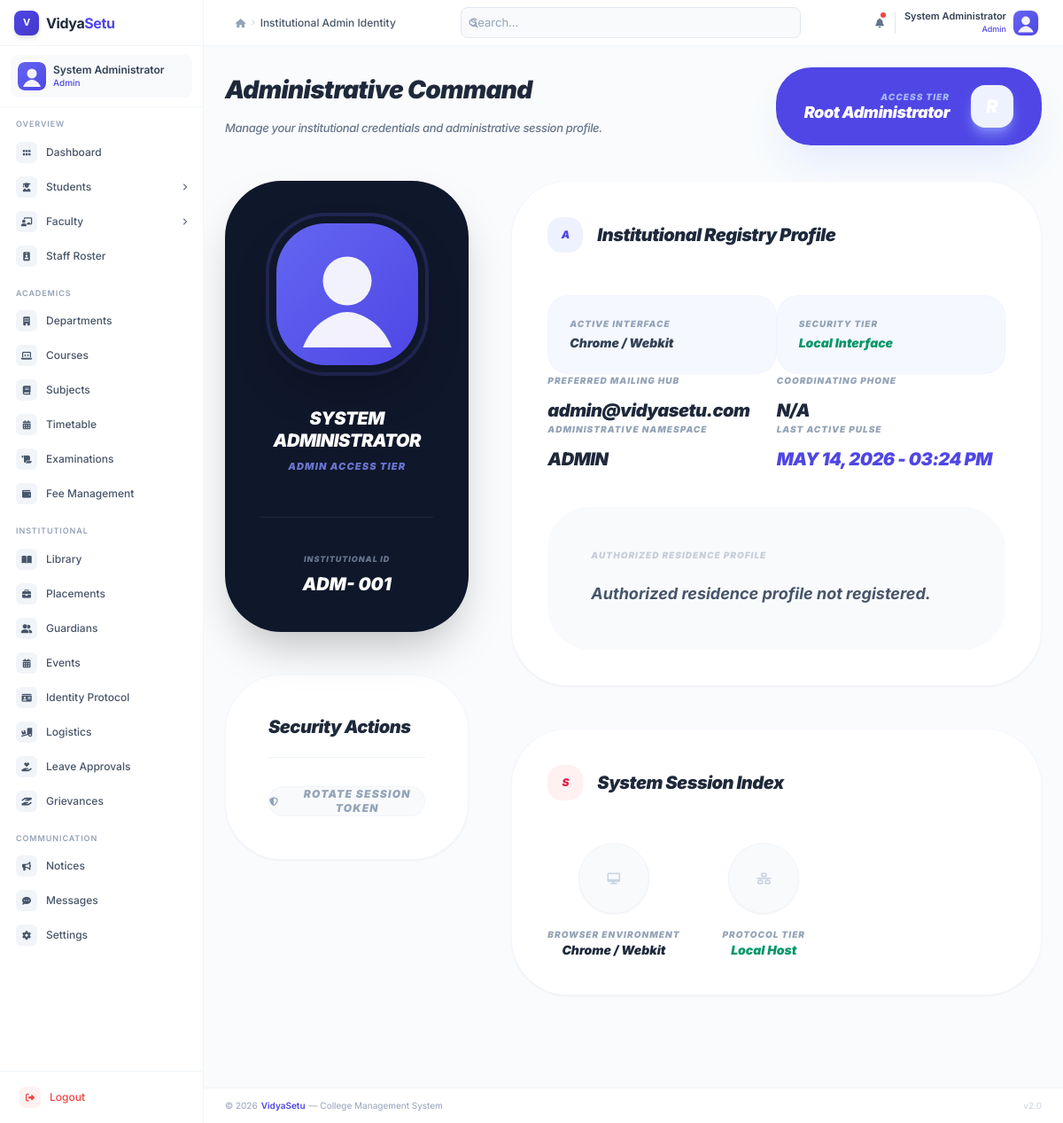
Screenshot of /admin/profile.php (signed in) with the database file from the repository.
### tables this page shows
CREATE TABLE `users` (
  `id` int(11) NOT NULL AUTO_INCREMENT,
  `username` varchar(50) NOT NULL UNIQUE,
  `email` varchar(100) NOT NULL UNIQUE,
  `password` varchar(255) NOT NULL,
  `role` enum('admin','student','teacher','librarian','accountant','staff','parent') NOT NULL,
  `full_name` varchar(100) NOT NULL,
  `profile_pic` varchar(255) DEFAULT 'default_profile.svg',
  `phone` varchar(15) DEFAULT NULL,
  `address` text DEFAULT NULL,
  `status` enum('active','inactive') DEFAULT 'active',
  `created_at` timestamp DEFAULT CURRENT_TIMESTAMP,
  `updated_at` timestamp DEFAULT CURRENT_TIMESTAMP ON UPDATE CURRENT_TIMESTAMP,
  PRIMARY KEY (`id`)
);

### admin/profile.php (the view, shortened to what this page needs)
<?php
require_once 'includes/header.php';
$admin_id = $_SESSION['user_id'];
$stmt = $pdo->prepare("SELECT * FROM users WHERE id = ?");
$stmt->execute([$admin_id]);
$admin = $stmt->fetch();
?>
<div class="max-w-7xl mx-auto pb-20">
    <div class="flex items-center justify-between mb-15">
        <div>
            <h2 class="text-4xl font-black text-slate-800 tracking-tight leading-none italic">Administrative Command
            </h2>
            <p class="text-slate-500 font-medium tracking-tight mt-4 italic">Manage your institutional credentials and
                administrative session profile.</p>
        </div>
        <div class="flex items-center space-x-6">
            <div
                class="bg-indigo-600 px-8 py-5 rounded-[2.5rem] text-white shadow-2xl shadow-indigo-100 flex items-center space-x-6">
                <div class="text-right">
                    <p
                        class="text-[10px] font-black text-indigo-300 uppercase tracking-widest leading-none mb-1 leading-none italic">
                        Access Tier</p>
                    <p class="text-lg font-black text-white tracking-tight leading-none italic">Root Administrator</p>
                </div>
                <div
                    class="w-12 h-12 bg-indigo-50 rounded-2xl flex items-center justify-center text-white font-black italic shadow-lg shadow-indigo-400 text-xl">
                    R</div>
            </div>
        </div>
    </div>
    <div class="grid grid-cols-1 lg:grid-cols-3 gap-12">
        <div class="space-y-12">
            <div class="bg-slate-900 p-15 rounded-[4rem] shadow-2xl relative overflow-hidden group">
                <div class="relative z-10 text-center">
                    <div class="relative w-44 h-44 rounded-[4rem] mx-auto mb-10 overflow-hidden ring-4 ring-indigo-500/20 p-2 shadow-2xl group/img">
                        <?php
                            $pic_path = !empty($admin['profile_pic']) ? "../uploads/profiles/" . $admin['profile_pic'] : "../assets/images/default_profile.svg";
                        ?>
                        <img id="profile_display" src="<?php echo $pic_path; ?>"
                            class="w-full h-full object-cover rounded-[3.5rem]" alt="Profile">
                    </div>
                    <h4 class="text-2xl font-black text-white italic tracking-tight mb-2 uppercase">
                        <?php echo $admin['full_name']; ?>
                    </h4>
                    <p
                        class="text-[11px] font-black text-indigo-400 uppercase tracking-widest mb-12 italic tracking-[0.2em] opacity-80">
                        <?php echo $admin['role']; ?> Access Tier
                    </p>
                    <div class="pt-10 border-t border-slate-800 flex items-center justify-center space-x-6">
                        <div class="text-center">
                            <p class="text-[9px] font-black text-slate-500 uppercase tracking-widest mb-2 italic">
                                Institutional ID</p>
                            <p class="text-xl font-black text-white italic">ADM-
                                <?php echo str_pad($admin['id'], 3, '0', STR_PAD_LEFT); ?>
                            </p>
                        </div>
                    </div>
                </div>
            </div>
            <div class="bg-white p-12 rounded-[4rem] shadow-sm border border-indigo-100/30 overflow-hidden">
                <h4
                    class="text-xl font-black text-slate-800 tracking-tight italic mb-8 border-b border-indigo-50 pb-6 leading-none">
                    Security Actions</h4>
                <div class="space-y-6">
                    <button
                        class="w-full py-4.5 bg-slate-50 border border-slate-100 rounded-2xl text-slate-400 hover:text-indigo-600 hover:border-indigo-600 transition-all text-xs font-black uppercase tracking-widest italic flex items-center justify-center space-x-3">
                        <i class="fas fa-shield-alt text-[10px]"></i>
                        <span>Rotate Session Token</span>
                    </button>
                </div>
            </div>
        </div>
        <div class="lg:col-span-2 space-y-12">
            <div class="bg-white p-15 rounded-[4rem] shadow-sm border border-indigo-100/30 overflow-hidden">
                <h4 class="text-2xl font-black text-slate-800 tracking-tight italic mb-12 flex items-center space-x-4">
                    <span
                        class="w-10 h-10 bg-indigo-50 rounded-2xl flex items-center justify-center text-indigo-600 text-xs italic">A</span>
                    <span>Institutional Registry Profile</span>
                </h4>
                <div class="grid grid-cols-1 md:grid-cols-2 gap-15 mb-15">
                                <div class="bg-indigo-50/50 p-6 rounded-3xl border border-indigo-50/50">
                                    <p class="text-[10px] font-black text-slate-400 uppercase tracking-widest mb-1 italic">
                                        Active Interface</p>
                                    <p class="text-sm font-black text-slate-700 italic">
                                        <?php echo htmlspecialchars($_SERVER['HTTP_USER_AGENT'] ? (strpos($_SERVER['HTTP_USER_AGENT'], 'Chrome') !== false ? 'Chrome / Webkit' : 'Active Browser') : 'Browser System'); ?>
                                    </p>
                                </div>
                                <div class="bg-indigo-50/50 p-6 rounded-3xl border border-indigo-50/50">
                                    <p class="text-[10px] font-black text-slate-400 uppercase tracking-widest mb-1 italic">
                                        Security Tier</p>
                                    <p class="text-sm font-black text-emerald-600 italic">
                                        <?php echo (isset($_SERVER['HTTPS']) && $_SERVER['HTTPS'] === 'on') ? 'SSL Encrypted' : 'Local Interface'; ?>
                                    </p>
                                </div>
                    <div>
                        <label
                            class="block text-[10px] font-black text-slate-400 uppercase tracking-widest mb-3 italic">Preferred
                            Mailing Hub</label>
                        <p class="text-xl font-black text-slate-800 tracking-tight italic">
                            <?php echo $admin['email']; ?>
                        </p>
                    </div>
                    <div>
                        <label
                            class="block text-[10px] font-black text-slate-400 uppercase tracking-widest mb-3 italic">Coordinating
                            Phone</label>
                        <p class="text-xl font-black text-slate-800 tracking-tight italic">
                            <?php echo $admin['phone'] ?: 'N/A'; ?>
                        </p>
                    </div>
                    <div>
                        <label
                            class="block text-[10px] font-black text-slate-400 uppercase tracking-widest mb-3 italic">Administrative
                            Namespace</label>
                        <p class="text-xl font-black text-slate-800 tracking-tight italic uppercase">
                            <?php echo $admin['username']; ?>
                        </p>
                    </div>
                    <div>
                        <label
                            class="block text-[10px] font-black text-slate-400 uppercase tracking-widest mb-3 italic">Last
                            Active Pulse</label>
                        <p class="text-xl font-black text-indigo-600 tracking-tight italic uppercase">
                            <?php echo date('M d, Y - h:i A'); ?>
                        </p>
                    </div>
                </div>
                <div class="p-12 bg-slate-50 rounded-[3rem] border border-slate-50 italic">
                    <label
                        class="block text-[10px] font-black text-slate-400 uppercase tracking-widest mb-6 italic leading-none opacity-50">Authorized
                        Residence Profile</label>
                    <p class="text-lg font-bold text-slate-600 leading-relaxed">
                        <?php echo $admin['address'] ?: 'Authorized residence profile not registered.'; ?>
                    </p>
                </div>
            </div>
            <div class="bg-white p-15 rounded-[4rem] shadow-sm border border-indigo-100/30">
                <h4 class="text-2xl font-black text-slate-800 tracking-tight italic mb-12 flex items-center space-x-4">
                    <span
                        class="w-10 h-10 bg-rose-50 rounded-2xl flex items-center justify-center text-rose-600 text-xs italic">S</span>
                    <span>System Session Index</span>
                </h4>
                <div class="flex items-center space-x-12">
                    <div class="text-center group">
                        <div
                            class="w-20 h-20 bg-slate-50 rounded-full flex items-center justify-center mx-auto mb-4 border border-slate-100 group-hover:border-indigo-400 transition-all shadow-sm">
                            <i class="fas fa-desktop text-slate-300 group-hover:text-indigo-400"></i>
                        </div>
                        <p class="text-[10px] font-black text-slate-400 uppercase tracking-widest italic">Browser
                            Environment</p>
                        <p class="text-sm font-black text-slate-800 italic">
                            <?php echo htmlspecialchars($_SERVER['HTTP_USER_AGENT'] ? (strpos($_SERVER['HTTP_USER_AGENT'], 'Chrome') !== false ? 'Chrome / Webkit' : 'Active Browser') : 'System Browser'); ?>
                        </p>
                    </div>
                    <div class="text-center group">
                        <div
                            class="w-20 h-20 bg-slate-50 rounded-full flex items-center justify-center mx-auto mb-4 border border-slate-100 group-hover:border-emerald-400 transition-all shadow-sm">
                            <i class="fas fa-network-wired text-slate-300 group-hover:border-emerald-400"></i>
                        </div>
                        <p class="text-[10px] font-black text-slate-400 uppercase tracking-widest italic">Protocol Tier
                        </p>
                        <p class="text-sm font-black text-emerald-600 italic">
                            <?php echo (isset($_SERVER['HTTPS']) && $_SERVER['HTTPS'] === 'on') ? 'SSL Secured' : 'Local Host'; ?>
                        </p>
                    </div>
                </div>
            </div>
        </div>
    </div>
</div>
<?php require_once 'includes/footer.php'; ?>

### rows the page displays
users: profile_pic (placeholder picture), full_name "SYSTEM ADMINISTRATOR", role "ADMIN", id "001", email "admin@vidyasetu.com", phone "N/A", username "ADMIN", address "Authorized residence profile not registered."

### other values shown
$_SESSION['full_name'] "System Administrator"
$_SESSION['role'] "Admin"
$link[2] "Departments"
$link[2] "Courses"
$link[2] "Subjects"
$link[2] "Timetable"
$link[2] "Examinations"
$link[2] "Fee Management"
$link[2] "Library"
$link[2] "Placements"
$link[2] "Guardians"
$link[2] "Events"
$link[2] "Identity Protocol"
$link[2] "Logistics"
$link[2] "Leave Approvals"
